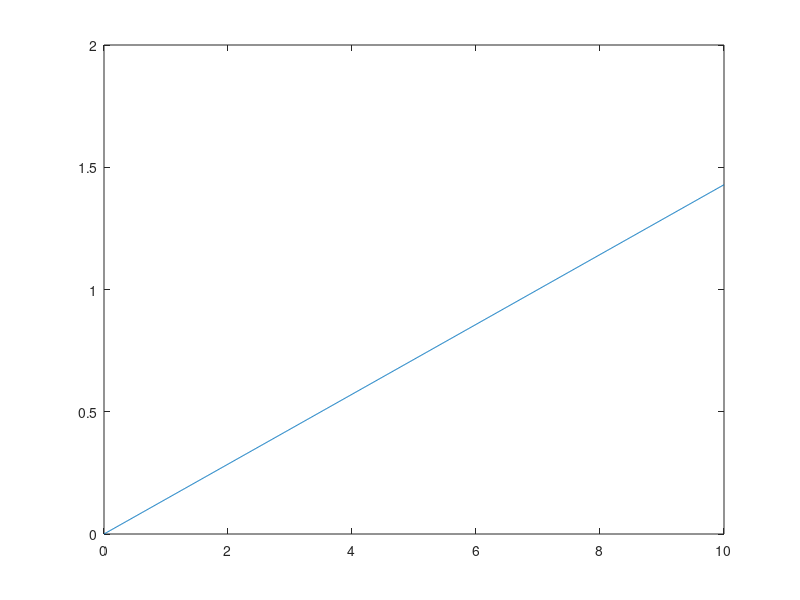

Write the MATLAB code that produced this figure.
clear all;
close all;

L = 10;
c = 1;
C0 = 0; % Dirichlet left
W = 1; % source
u = 7;

% for finite domain
%T = @(x) C0 + W*x/u + W*c^2/u^2*(exp(-u*L/c^2)-exp((x-L)*u/c^2));

% for infinite domain
T = @(x) C0 + W*x/u;


xT = 0:0.01:L;

plot(xT,T(xT));
